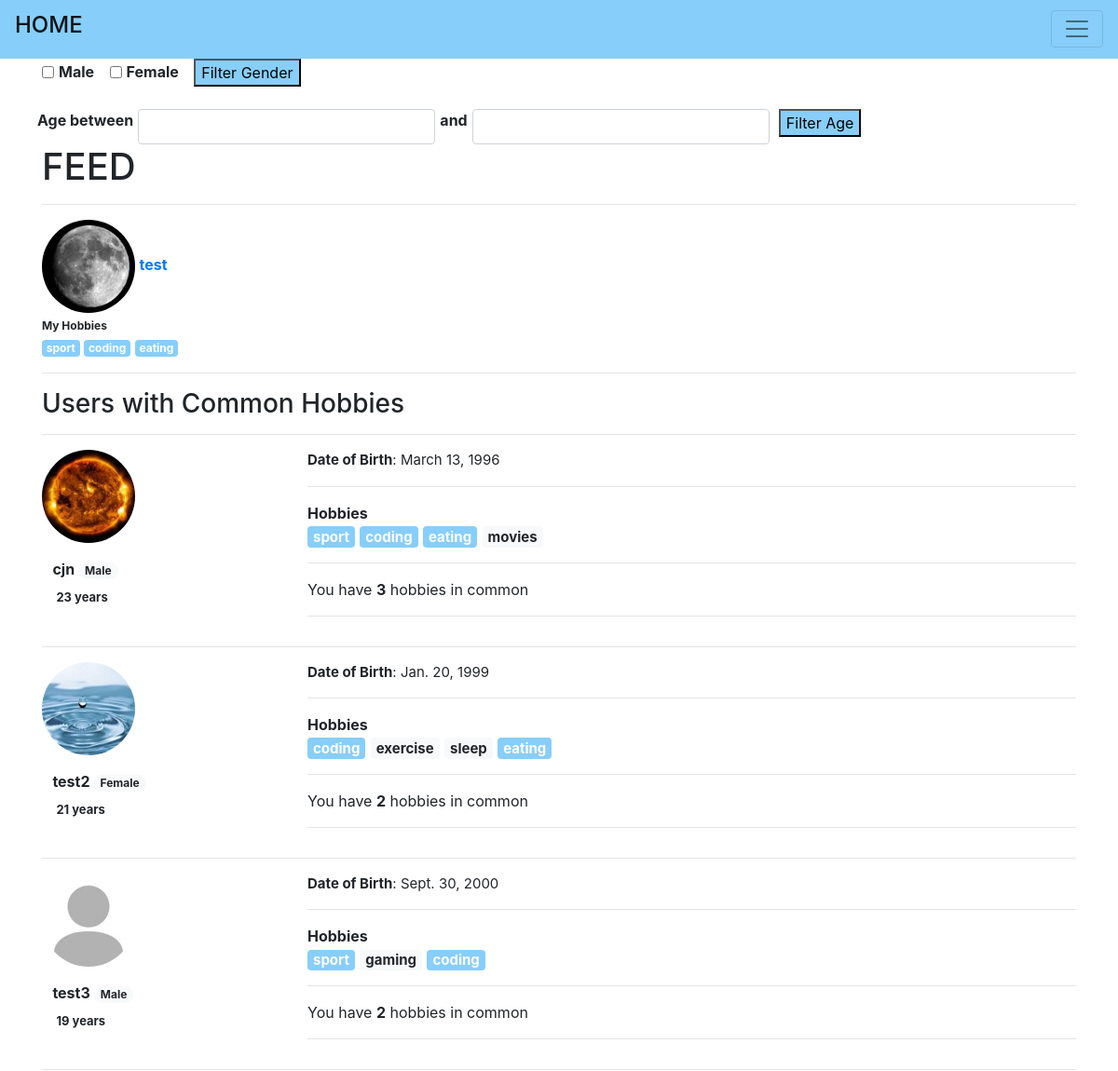
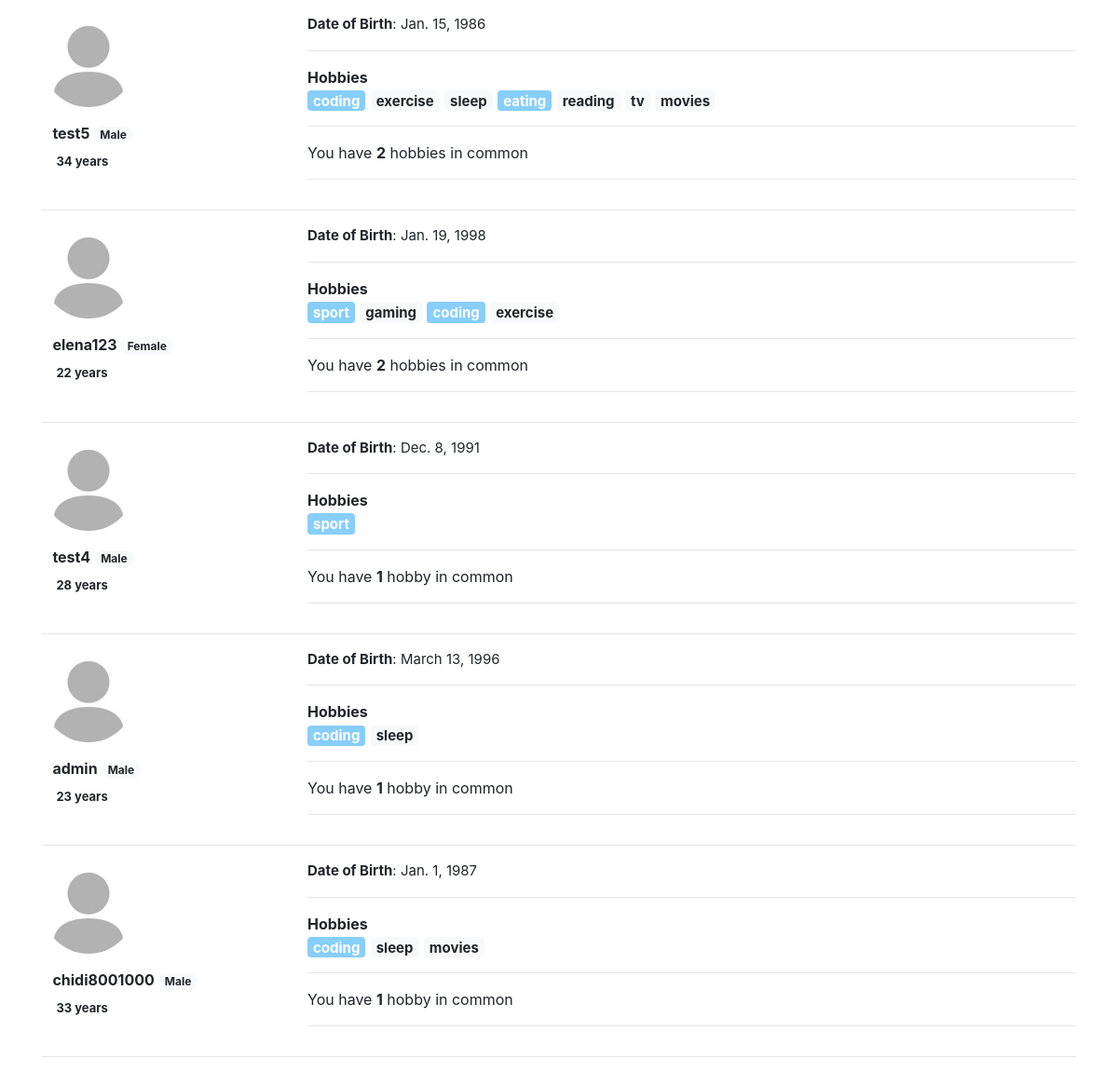
The page / (signed in) on the database its author committed (2 pictures, top to bottom).
### match/models.py (models this page shows, shortened)
class Profile(models.Model):
    username = models.OneToOneField(User, on_delete=models.CASCADE)
    gender = models.CharField(max_length=6,choices=(('Male', 'Male'), ('Female', 'Female')))
    date_of_birth = models.DateField(null=True,blank=True)
    image = models.ImageField(default='default.jpg', upload_to='profile_image')
    hobbies = models.ManyToManyField(Hobby)
    def age(self):
        current = now().date()
        birthday = self.date_of_birth
        test = current - birthday
        return math.floor(int(test.days)/365.25)

class Hobby(models.Model):
    hobby = models.CharField(max_length=30)
    def __str__(self):
        return self.hobby

### match/views.py (the view, shortened to what this page needs)
# urls.py: path('', views.home,name='match-home'),
@login_required
def home(request):
    logged_in = Profile.objects.filter(username=request.user)
    logged_in_user = logged_in.first()
    users = Profile.objects\
        .exclude(username=request.user)\
        .filter(hobbies__in=logged_in_user.hobbies.all()) \
        .annotate(common_hobbies_count=Count('hobbies')).order_by('-common_hobbies_count')
    context = {
        'users': users,
        'logged_in_user':  logged_in_user,
    }
    return render(request, 'match/home.html', context)

### match/templates/match/home.html (shortened to what this page needs)
{% extends 'match/base.html' %}
{% block content %}
{% load static %}
    <form method="POST" id="gender-filter">
        <div class="form-check form-check-inline">
          <input class="form-check-input" type="checkbox" id="inlineCheckbox1" value="Male">
          <label class="form-check-label" for="inlineCheckbox1"><strong>Male</strong></label>
        </div>
        <div class="form-check form-check-inline">
          <input class="form-check-input" type="checkbox" id="inlineCheckbox2" value="Female">
          <label class="form-check-label" for="inlineCheckbox2"><strong>Female</strong></label>
        </div>
        <button type="submit" style="background-color:#87CEFA">Filter Gender</button>
    </form>
    <br>
    <form method="POST" id="age-filter">
      <div class="form-row" >
          <strong>Age between</strong>
        <div class="col">
          <input type="number" class="form-control" id="number1">
        </div>
          <strong>and</strong>
        <div class="col">
          <input type="number" class="form-control" id="number2">
        </div>
        <div class="col">
          <button type="submit" style="background-color:#87CEFA">Filter Age</button>
        </div>
      </div>
    </form>
    <h1>FEED</h1>
    <hr>
    <img src="{{ logged_in_user.image.url }}" class="rounded-circle" alt="profile" height="100" width="100">
    <strong><a href="/profile">{{ logged_in_user.username }}</a></strong>
    <br>
    <strong style="font-size:12px">My Hobbies</strong>
    <br>
    {% for hobby in logged_in_user.hobbies.all %}
        <span class="badge badge-dark"style="background-color:#87CEFA">{{ hobby }}</span>
    {% endfor %}
    <hr>
    <h3>Users with Common Hobbies</h3>
    <hr>
    <div id="filter">
    {% for user in users %}
        <div class="row">
        <div class="col-sm-3">
            <img src="{{ user.image.url }}" class="rounded-circle" alt="profile" height="100" width="100">
            <strong>&nbsp;&nbsp;&nbsp;{{ user.username }} <span class="badge badge-pill badge-light">{{ user.gender }}</span></strong>
            <strong style="font-size:13px">&nbsp;&nbsp;&nbsp;&nbsp;&nbsp;{{ user.age }} years </strong>
        </div>
            <div class="col-sm-9">
                <p style="font-size:15px"><strong>Date of Birth</strong>: {{ user.date_of_birth }}</p><hr>
                <strong>Hobbies</strong>
                    <h5>
                    {% for hobby in user.hobbies.all %}
                         {% if hobby in logged_in_user.hobbies.all %}
                            <span class="badge badge-dark"style="background-color:#87CEFA">{{ hobby }}</span>
                         {% else %}
                            <span class="badge badge-light">{{ hobby }}</span>
                         {% endif %}
                    {% endfor %}
                    </h5>
                    <hr>
                    {% if user.common_hobbies_count == 1%}
                        <p>You have <strong>{{ user.common_hobbies_count }}</strong> hobby in common</p>
                    {% else %}
                        <p>You have <strong>{{ user.common_hobbies_count }}</strong> hobbies in common</p>
                    {% endif %}
                    <hr>
            </div>
        </div>
            <hr>
        {% endfor %}
    </div>
{% endblock content %}

### match/templates/match/base.html (shortened to what this page needs)
{% load static %}
<!DOCTYPE html>
<html lang="en">
    <head>
        <link href="{% static 'match/bootstrap/css/bootstrap.min.css' %}" rel="stylesheet">
    </head>
<body>
    <nav class="navbar navbar-light" style="background-color: #87CEFA;">
      <a class="navbar-brand" href="/"><h4>HOME</h4> </a>
      <button class="navbar-toggler" type="button" data-toggle="collapse" data-target="#navbarNavAltMarkup" aria-controls="navbarNavAltMarkup" aria-expanded="false" aria-label="Toggle navigation">
        <span class="navbar-toggler-icon"></span>
      </button>
    </nav>
    <div class="container">
        {% block content %}
        {% endblock %}
    </div>
</body>
</html>

### rows shown on the page
Profile: image (picture), username "test"
Hobby: hobby "sport"
Hobby: hobby "coding"
Hobby: hobby "eating"
Profile: image (picture), username "cjn", gender "Male", age "23", date_of_birth "March 13, 1996", common_hobbies_count "3"
Hobby: hobby "movies"
Profile: image (picture), username "test2", gender "Female", age "21", date_of_birth "Jan. 20, 1999", common_hobbies_count "2"
Hobby: hobby "exercise"
Hobby: hobby "sleep"
Profile: image (placeholder picture), username "test3", gender "Male", age "19", date_of_birth "Sept. 30, 2000", common_hobbies_count "2"
Hobby: hobby "gaming"
Profile: image (placeholder picture), username "test5", gender "Male", age "34", date_of_birth "Jan. 15, 1986", common_hobbies_count "2"
Hobby: hobby "reading"
Hobby: hobby "tv"
Profile: image (placeholder picture), username "elena123", gender "Female", age "22", date_of_birth "Jan. 19, 1998", common_hobbies_count "2"
Profile: image (placeholder picture), username "test4", gender "Male", age "28", date_of_birth "Dec. 8, 1991", common_hobbies_count "1"
Profile: image (placeholder picture), username "admin", gender "Male", age "23", date_of_birth "March 13, 1996", common_hobbies_count "1"
Profile: image (placeholder picture), username "chidi8001000", gender "Male", age "33", date_of_birth "Jan. 1, 1987", common_hobbies_count "1"
